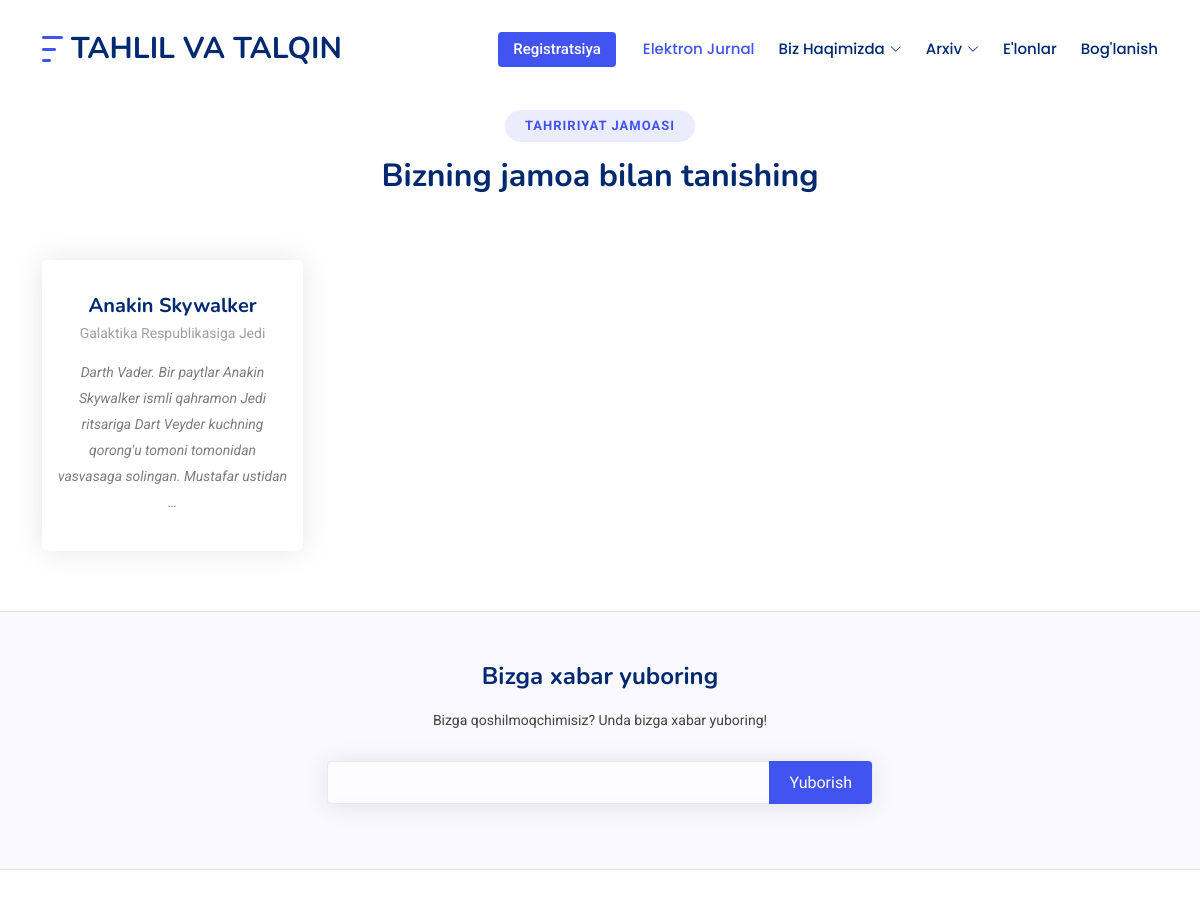
Page /team/ on the committed database.
### main/models.py (models this page shows, shortened)
class Team(models.Model):
    full_name = models.CharField(max_length=70)
    birth_date = models.DateField()
    image = models.ImageField(upload_to='teams')
    address = models.CharField(max_length=70)
    position = models.CharField(max_length=30)
    description = models.TextField()
    instagram = models.URLField(null=True, blank=True)
    twitter = models.URLField(null=True, blank=True)
    facebook = models.URLField(null=True, blank=True)
    linkedin = models.URLField(null=True, blank=True)

### main/views.py (the view)
# urls.py: path('team/', views.team_view, name='teams'),
def team_view(request):
    teams = Team.objects.all()
    ctx = {
        "teams": teams
    }
    return render(request, 'main/team.html', ctx)

### templates/main/team.html (shortened to what this page needs)
{% extends 'main/base.html' %}
{% load static %}
{% block content %}
    <section id="team" class="team section" style="margin-top: 50px;">
        <div class="container section-title" data-aos="fade-up">
            <h2>Tahririyat Jamoasi</h2>
            <p>Bizning jamoa bilan tanishing</p>
        </div>
        <div class="container">
            <div class="row gy-4">
                {% for team in teams %}
                <div class="col-lg-3 col-md-6 d-flex align-items-stretch" data-aos="fade-up" data-aos-delay="100">
                    <div class="team-member">
                        <div class="member-img">
                        </div>
                        <div class="member-info">
                            <h4>{{ team.full_name }}</h4>
                            <span>{{ team.position }}</span>
                            <p>{{ team.description | truncatewords:20 }}</p>
                        </div>
                    </div>
                </div>
                {% empty %}
                <h3>No Teams</h3>
                {% endfor %}
            </div>
        </div>
    </section>
{% endblock content %}

### static/css/main.css (style rules this page uses)
:root { --default-font: "Roboto", system-ui, -apple-system, "Segoe UI", Roboto, "Helvetica Neue", Arial, "Noto Sans", "Liberation Sans", sans-serif, "Apple Color Emoji", "Segoe UI Emoji", "Segoe UI Symbol", "Noto Color Emoji"; --heading-font: "Nunito", sans-serif; --nav-font: "Poppins", sans-serif; }
:root { --background-color: #ffffff; --default-color: #444444; --heading-color: #012970; --accent-color: #4154f1; --surface-color: #ffffff; --contrast-color: #ffffff; }
:root { --nav-color: #012970; --nav-hover-color: #4154f1; --nav-mobile-background-color: #ffffff; --nav-dropdown-background-color: #ffffff; --nav-dropdown-color: #212529; --nav-dropdown-hover-color: #4154f1; }
:root { scroll-behavior: smooth; }
body { color: var(--default-color); background-color: var(--background-color); font-family: var(--default-font); }
h1, h2, h3, h4, h5, h6 { color: var(--heading-color); font-family: var(--heading-font); }
section, .section { color: var(--default-color); background-color: var(--background-color); padding: 60px 0; scroll-margin-top: 98px; overflow: clip; }
.section-title { text-align: center; padding-bottom: 60px; position: relative; }
.section-title h2 { font-size: 13px; letter-spacing: 1px; font-weight: 700; padding: 8px 20px; margin: 0; background: color-mix(in srgb, var(--accent-color), transparent 90%); color: var(--accent-color); display: inline-block; text-transform: uppercase; border-radius: 50px; font-family: var(--default-font); }
.section-title p { color: var(--heading-color); margin: 10px 0 0 0; font-size: 32px; font-weight: 700; font-family: var(--heading-font); }
.team .team-member { box-shadow: 0px 0 30px rgba(0, 0, 0, 0.1); overflow: hidden; text-align: center; border-radius: 5px; transition: 0.3s; }
.team .team-member .member-img { position: relative; overflow: hidden; }
.team .team-member .member-img:after { position: absolute; content: ""; left: -1px; right: -1px; bottom: -1px; height: 100%; background-color: var(--surface-color); -webkit-mask: url("../img/team-shape.svg") no-repeat center bottom; mask: url("../img/team-shape.svg") no-repeat center bottom; -webkit-mask-size: contain; mask-size: contain; z-index: 1; }
.team .team-member .member-info { padding: 10px 15px 20px 15px; }
.team .team-member .member-info h4 { font-weight: 700; margin-bottom: 5px; font-size: 20px; }
.team .team-member .member-info span { display: block; font-size: 14px; font-weight: 400; color: color-mix(in srgb, var(--default-color), transparent 50%); }
.team .team-member .member-info p { font-style: italic; font-size: 14px; padding-top: 15px; line-height: 26px; color: color-mix(in srgb, var(--default-color), transparent 30%); }

### rows in the picture
Team: full_name "Anakin Skywalker", position "Galaktika Respublikasiga Jedi", description "Darth Vader. Bir paytlar Anakin Skywalker ismli qahramon Jedi ritsariga Dart Veyder kuchning qorong'u tomoni tomonidan vasvasaga solingan. Mustafar ustidan …"
